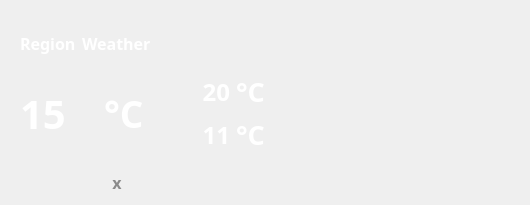
<?xml version="1.0" encoding="UTF-8"?>
<ui version="4.0">
 <class>WeatherClass</class>
 <widget class="QWidget" name="WeatherClass">
  <property name="geometry">
   <rect>
    <x>0</x>
    <y>0</y>
    <width>530</width>
    <height>205</height>
   </rect>
  </property>
  <property name="sizePolicy">
   <sizepolicy hsizetype="Expanding" vsizetype="Expanding">
    <horstretch>0</horstretch>
    <verstretch>0</verstretch>
   </sizepolicy>
  </property>
  <property name="palette">
   <palette>
    <active>
     <colorrole role="WindowText">
      <brush brushstyle="SolidPattern">
       <color alpha="255">
        <red>255</red>
        <green>255</green>
        <blue>255</blue>
       </color>
      </brush>
     </colorrole>
    </active>
    <inactive>
     <colorrole role="WindowText">
      <brush brushstyle="SolidPattern">
       <color alpha="255">
        <red>255</red>
        <green>255</green>
        <blue>255</blue>
       </color>
      </brush>
     </colorrole>
    </inactive>
    <disabled>
     <colorrole role="WindowText">
      <brush brushstyle="SolidPattern">
       <color alpha="255">
        <red>120</red>
        <green>120</green>
        <blue>120</blue>
       </color>
      </brush>
     </colorrole>
    </disabled>
   </palette>
  </property>
  <property name="font">
   <font>
    <family>微软雅黑</family>
    <pointsize>12</pointsize>
    <weight>75</weight>
    <bold>true</bold>
   </font>
  </property>
  <property name="windowTitle">
   <string>Weather</string>
  </property>
  <layout class="QHBoxLayout" name="verticalLayout">
   <property name="leftMargin">
    <number>10</number>
   </property>
   <property name="topMargin">
    <number>10</number>
   </property>
   <property name="rightMargin">
    <number>0</number>
   </property>
   <property name="bottomMargin">
    <number>0</number>
   </property>
   <item>
    <layout class="QVBoxLayout" name="verticalLayout">
     <property name="leftMargin">
      <number>10</number>
     </property>
     <property name="topMargin">
      <number>10</number>
     </property>
     <property name="rightMargin">
      <number>0</number>
     </property>
     <property name="bottomMargin">
      <number>0</number>
     </property>
     <item>
      <layout class="QHBoxLayout" name="upper">
       <item>
        <widget class="QLabel" name="l_region">
         <property name="text">
          <string>Region</string>
         </property>
         <property name="scaledContents">
          <bool>false</bool>
         </property>
        </widget>
       </item>
       <item>
        <widget class="QLabel" name="l_txt_weather">
         <property name="text">
          <string>Weather</string>
         </property>
        </widget>
       </item>
       <item>
        <spacer name="horizontalSpacer">
         <property name="orientation">
          <enum>Qt::Horizontal</enum>
         </property>
         <property name="sizeHint" stdset="0">
          <size>
           <width>40</width>
           <height>20</height>
          </size>
         </property>
        </spacer>
       </item>
      </layout>
     </item>
     <item>
      <layout class="QHBoxLayout" name="middle">
       <item>
        <widget class="QLabel" name="l_current_temp">
         <property name="font">
          <font>
           <pointsize>30</pointsize>
          </font>
         </property>
         <property name="text">
          <string>15</string>
         </property>
        </widget>
       </item>
       <item>
        <widget class="QLabel" name="label_2">
         <property name="font">
          <font>
           <pointsize>28</pointsize>
          </font>
         </property>
         <property name="text">
          <string>°C</string>
         </property>
        </widget>
       </item>
       <item>
        <layout class="QVBoxLayout" name="verticalLayout_2">
         <property name="leftMargin">
          <number>10</number>
         </property>
         <item>
          <layout class="QHBoxLayout" name="horizontalLayout_8">
           <item>
            <widget class="QLabel" name="l_highest_temp">
             <property name="font">
              <font>
               <pointsize>18</pointsize>
              </font>
             </property>
             <property name="text">
              <string>20</string>
             </property>
             <property name="alignment">
              <set>Qt::AlignRight|Qt::AlignTrailing|Qt::AlignVCenter</set>
             </property>
            </widget>
           </item>
           <item>
            <widget class="QLabel" name="label_6">
             <property name="font">
              <font>
               <pointsize>20</pointsize>
              </font>
             </property>
             <property name="text">
              <string>°C</string>
             </property>
            </widget>
           </item>
          </layout>
         </item>
         <item>
          <layout class="QHBoxLayout" name="horizontalLayout_7">
           <item>
            <widget class="QLabel" name="l_lowest_temp">
             <property name="font">
              <font>
               <pointsize>18</pointsize>
              </font>
             </property>
             <property name="text">
              <string>11</string>
             </property>
             <property name="alignment">
              <set>Qt::AlignRight|Qt::AlignTrailing|Qt::AlignVCenter</set>
             </property>
            </widget>
           </item>
           <item>
            <widget class="QLabel" name="label_4">
             <property name="font">
              <font>
               <pointsize>20</pointsize>
              </font>
             </property>
             <property name="text">
              <string>°C</string>
             </property>
            </widget>
           </item>
          </layout>
         </item>
        </layout>
       </item>
      </layout>
     </item>
     <item>
      <layout class="QHBoxLayout" name="lower">
       <item>
        <widget class="QPushButton" name="b_refresh">
         <property name="text">
          <string/>
         </property>
         <property name="icon">
          <iconset>
           <normaloff>Refresh.png</normaloff>Refresh.png</iconset>
         </property>
         <property name="default">
          <bool>false</bool>
         </property>
         <property name="flat">
          <bool>true</bool>
         </property>
        </widget>
       </item>
       <item>
        <widget class="QPushButton" name="b_exit">
         <property name="sizePolicy">
          <sizepolicy hsizetype="Preferred" vsizetype="Preferred">
           <horstretch>0</horstretch>
           <verstretch>0</verstretch>
          </sizepolicy>
         </property>
         <property name="palette">
          <palette>
           <active>
            <colorrole role="ButtonText">
             <brush brushstyle="SolidPattern">
              <color alpha="255">
               <red>139</red>
               <green>139</green>
               <blue>139</blue>
              </color>
             </brush>
            </colorrole>
           </active>
           <inactive>
            <colorrole role="ButtonText">
             <brush brushstyle="SolidPattern">
              <color alpha="255">
               <red>139</red>
               <green>139</green>
               <blue>139</blue>
              </color>
             </brush>
            </colorrole>
           </inactive>
           <disabled>
            <colorrole role="ButtonText">
             <brush brushstyle="SolidPattern">
              <color alpha="255">
               <red>120</red>
               <green>120</green>
               <blue>120</blue>
              </color>
             </brush>
            </colorrole>
           </disabled>
          </palette>
         </property>
         <property name="text">
          <string>x</string>
         </property>
         <property name="iconSize">
          <size>
           <width>0</width>
           <height>0</height>
          </size>
         </property>
         <property name="autoExclusive">
          <bool>false</bool>
         </property>
         <property name="autoDefault">
          <bool>false</bool>
         </property>
         <property name="default">
          <bool>false</bool>
         </property>
         <property name="flat">
          <bool>true</bool>
         </property>
        </widget>
       </item>
       <item>
        <spacer name="horizontalSpacer_2">
         <property name="orientation">
          <enum>Qt::Horizontal</enum>
         </property>
         <property name="sizeHint" stdset="0">
          <size>
           <width>40</width>
           <height>20</height>
          </size>
         </property>
        </spacer>
       </item>
      </layout>
     </item>
    </layout>
   </item>
   <item>
    <widget class="QLabel" name="l_image">
     <property name="sizePolicy">
      <sizepolicy hsizetype="Expanding" vsizetype="Expanding">
       <horstretch>0</horstretch>
       <verstretch>0</verstretch>
      </sizepolicy>
     </property>
     <property name="text">
      <string/>
     </property>
     <property name="scaledContents">
      <bool>false</bool>
     </property>
    </widget>
   </item>
  </layout>
 </widget>
 <layoutdefault spacing="6" margin="11"/>
 <resources>
  <include location="Weather.qrc"/>
 </resources>
 <connections/>
</ui>
